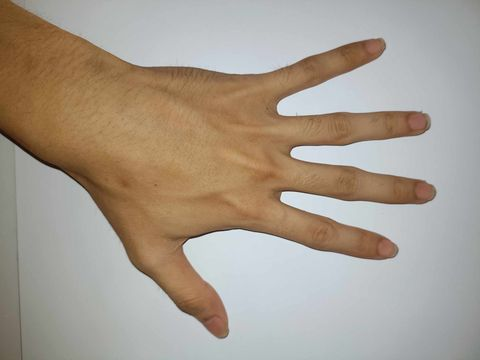
#> input picture sample2.jpg, 480 x 360 px
$ python test.py
#> lines starting #> are read from the running program, lines starting #| are printed output that depends on the picture; after the words box and inside, x2 and y2 are one past the last pixel; in counts of white or black regions, pixels touching at a corner belong together
#> further down, img is the input picture: shape (360, 480, 3); mean B, G, R 143.1, 156.3, 167.6
### object_detector.py
import cv2
import imutils


class HomogeneousBgDetector():
    def __init__(self):
        pass

    def detect_objects(self, frame):
        # Convert Image to grayscale
        gray = cv2.cvtColor(frame, cv2.COLOR_BGR2GRAY)
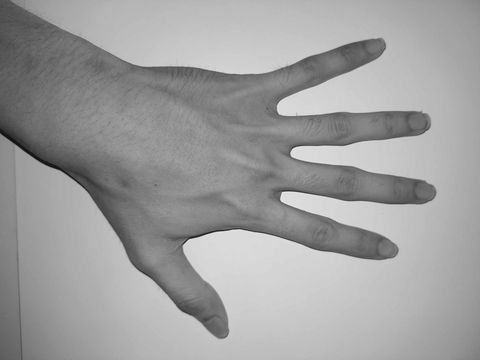
#> gray: shape (360, 480); min 9, max 240, mean 158.1

        # Create a Mask with adaptive threshold
        mask = cv2.adaptiveThreshold(gray, 255, cv2.ADAPTIVE_THRESH_MEAN_C, cv2.THRESH_BINARY_INV, 19, 5)
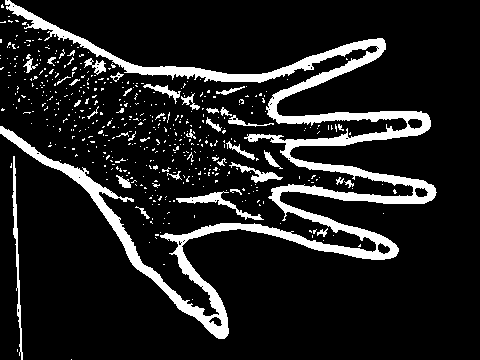
#> mask: shape (360, 480); 12.6% white; 496 white regions (456 under 20 px), largest, box (x1, y1, x2, y2) and area: (0, 0, 437, 339) 16640, (12, 156, 23, 360) 562, (176, 191, 264, 220) 500
        mask = cv2.erode(mask, None, iterations=2)
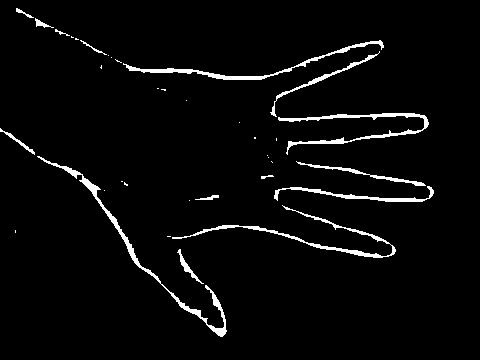
#> mask: shape (360, 480); 3.4% white; 36 white regions (21 under 20 px), largest, box (x1, y1, x2, y2) and area: (37, 156, 227, 337) 1217, (278, 113, 429, 155) 968, (172, 205, 396, 258) 940
        mask = cv2.dilate(mask, None, iterations=2)
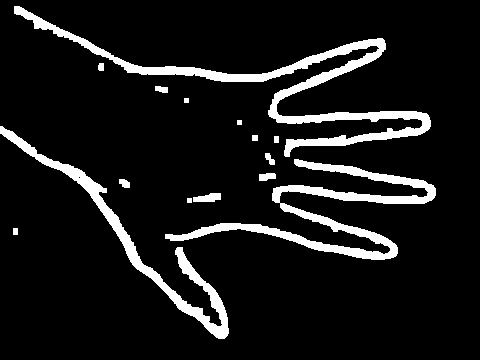
#> mask: shape (360, 480); 9.4% white; 15 white regions

        # Find contours
        contours, _ = cv2.findContours(mask, cv2.RETR_EXTERNAL, cv2.CHAIN_APPROX_SIMPLE)
#> contours = 15 contours, 3 with area under 20; largest, box (x1, y1, x2, y2) and area: (14, 6, 431, 157) 5768, (165, 159, 436, 260) 4424, (0, 126, 229, 339) 3414, (193, 193, 221, 202) 156, (259, 173, 276, 181) 89


        cv2.imshow("mask", mask)
        objects_contours = []

        for cnt in contours:
            area = cv2.contourArea(cnt)
            if area > 2000:
                #cnt = cv2.approxPolyDP(cnt, 0.03*cv2.arcLength(cnt, True), True)
                objects_contours.append(cnt)
#> this loop made 15 passes
#> area on passes 3, 4, 5, 6, 7, 10, 13, 14, 15: 156.5, 58.5, 89, 4424.5, 52, 3414.5, 55.5, 33, 5768
#> (cnt, area) on passes 1, 8, 9: ([[13, 228], [13, 234], [17, 234], [17, 228]], 24), ([[274, 136], [274, 142], [278, 142], [278, 136]], 24), ([[252, 135], [252, 140], [257, 140], [257, 135]], 25)
#> after the loop, objects_contours = 3 contours; box (x1, y1, x2, y2) and area: (14, 6, 431, 157) 5768, (165, 159, 436, 260) 4424, (0, 126, 229, 339) 3414

        return objects_contours

    # def get_objects_rect(self):
    #     box = cv2.boxPoints(rect)  # cv2.boxPoints(rect) for OpenCV 3.x
    #     box = np.int0(box)

### test.py
import cv2
from object_detector import *
import numpy as np

# Load Aruco detector
#parameters = cv2.aruco.DetectorParameters()
#aruco_dict = cv2.aruco.getPredefinedDictionary(cv2.aruco.DICT_5X5_50)


# Load Object Detector
detector = HomogeneousBgDetector()

# Load Image
img = cv2.imread("sample2.jpg")

# Get Aruco marker
#corners, _, _ = cv2.aruco.detectMarkers(img, aruco_dict, parameters=parameters)

# Draw polygon around the marker
#int_corners = np.int32(corners[0][0])  # Change to int32
#cv2.polylines(img, [int_corners], True, (0, 255, 0), 5)

# Aruco Perimeter
#aruco_perimeter = cv2.arcLength(corners[0][0], True)

# Pixel to cm ratio
#pixel_cm_ratio = aruco_perimeter / 20

contours = detector.detect_objects(img)
#> contours has the same summary as objects_contours in detect_objects

# Draw objects boundaries
#


cv2.imshow("Image", img)
cv2.waitKey(0)
